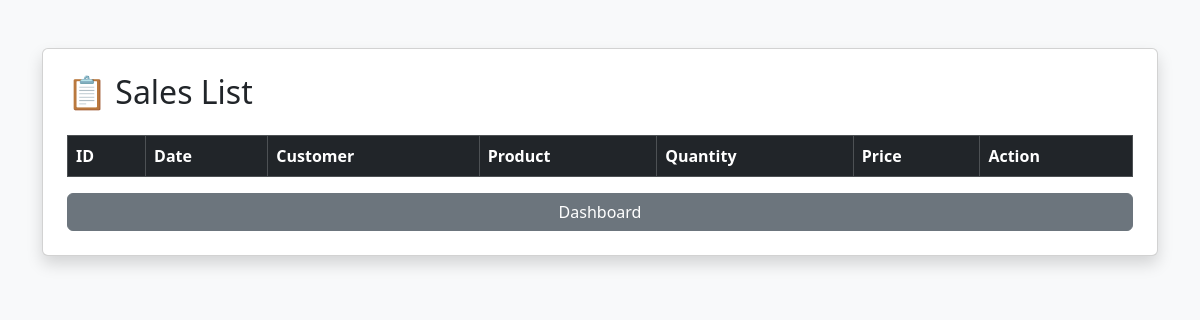
/view-sales, run on an earlier commit of the app's database.
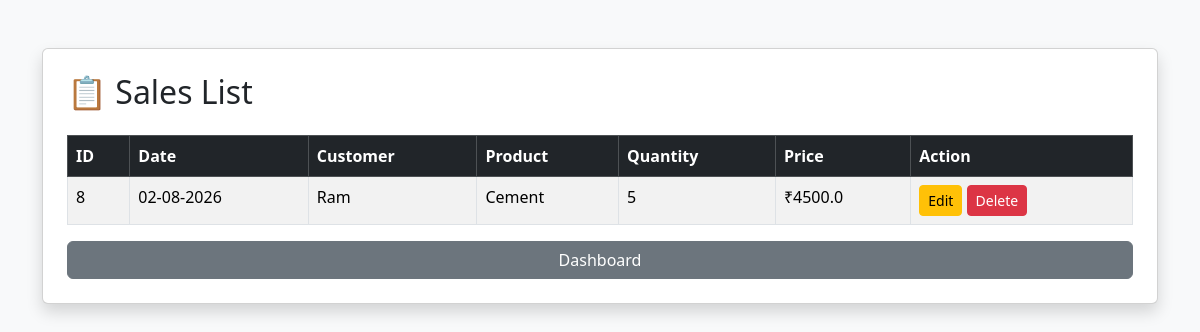
And on a later commit of the database.
### tables this page shows
CREATE TABLE sales (

            id INTEGER PRIMARY KEY AUTOINCREMENT,

            customer TEXT,

            product TEXT,

            quantity INTEGER,

            price REAL

        , date TEXT);

### app.py (the view)
@app.route("/view-sales")
def view_sales():
    sales = get_all_sales()
    return render_template(
        "view_sales.html",
        sales=sales
    )

### database/db.py (called while the page is built)
def get_all_sales():
    conn = sqlite3.connect(DATABASE_NAME)
    cursor = conn.cursor()
    cursor.execute("SELECT * FROM sales")
    rows = cursor.fetchall()
    conn.close()
    return rows

### templates/view_sales.html (shortened to what this page needs)
<!DOCTYPE html>
<html lang="en">
<head>
    <link href="https://cdn.jsdelivr.net/npm/bootstrap@5.3.7/dist/css/bootstrap.min.css" rel="stylesheet">
</head>
<body class="bg-light">
<div class="container mt-5">
    <div class="card shadow p-4">
        <h2 class="mb-4">
            📋 Sales List
        </h2>
        <table class="table table-bordered table-striped">
            <thead class="table-dark">
                <tr>
                    <th>ID</th>
                    <th>Date</th>
                    <th>Customer</th>
                    <th>Product</th>
                    <th>Quantity</th>
                    <th>Price</th>
                    <th>Action</th>
                </tr>
            </thead>
            <tbody>
            {% for sale in sales %}
                <tr>
                    <td>{{ sale[0] }}</td>
                    <td>{{ sale[5] }}</td>
                    <td>{{ sale[1] }}</td>
                    <td>{{ sale[2] }}</td>
                    <td>{{ sale[3] }}</td>
                    <td>₹{{ sale[4] }}</td>
                    <td>
                        <a href="/edit-sale/{{ sale[0] }}"
                           class="btn btn-sm btn-warning">
                            Edit
                        </a>
                        <a href="/delete-sale/{{ sale[0] }}"
                           class="btn btn-sm btn-danger">
                            Delete
                        </a>
                    </td>
                </tr>
            {% endfor %}
            </tbody>
        </table>
        <a href="/" class="btn btn-secondary">
            Dashboard
        </a>
    </div>
</div>
</body>
</html>

What changed in the data, as far as the page shows it:
added sales: id "8", date "02-08-2026", customer "Ram", product "Cement", quantity "5", price "4500.0"
